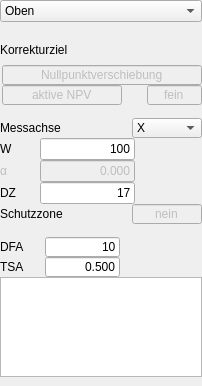
<?xml version="1.0" encoding="UTF-8"?>
<ui version="4.0">
 <class>TP_Steg</class>
 <widget class="QWidget" name="TP_Steg">
  <property name="geometry">
   <rect>
    <x>0</x>
    <y>0</y>
    <width>202</width>
    <height>386</height>
   </rect>
  </property>
  <property name="minimumSize">
   <size>
    <width>0</width>
    <height>0</height>
   </size>
  </property>
  <property name="maximumSize">
   <size>
    <width>270</width>
    <height>16777215</height>
   </size>
  </property>
  <property name="windowTitle">
   <string>Form</string>
  </property>
  <layout class="QVBoxLayout" name="verticalLayout">
   <property name="spacing">
    <number>0</number>
   </property>
   <property name="leftMargin">
    <number>0</number>
   </property>
   <property name="topMargin">
    <number>0</number>
   </property>
   <property name="rightMargin">
    <number>0</number>
   </property>
   <property name="bottomMargin">
    <number>0</number>
   </property>
   <item>
    <widget class="QComboBox" name="comboBox_Frame">
     <item>
      <property name="text">
       <string>Oben</string>
      </property>
     </item>
     <item>
      <property name="text">
       <string>Hinten</string>
      </property>
     </item>
     <item>
      <property name="text">
       <string>Links</string>
      </property>
     </item>
     <item>
      <property name="text">
       <string>Vorne</string>
      </property>
     </item>
     <item>
      <property name="text">
       <string>Rechts</string>
      </property>
     </item>
    </widget>
   </item>
   <item>
    <spacer name="verticalSpacer_2">
     <property name="orientation">
      <enum>Qt::Vertical</enum>
     </property>
     <property name="sizeType">
      <enum>QSizePolicy::Fixed</enum>
     </property>
     <property name="sizeHint" stdset="0">
      <size>
       <width>20</width>
       <height>13</height>
      </size>
     </property>
    </spacer>
   </item>
   <item>
    <widget class="QLabel" name="label_Korrekturziel">
     <property name="maximumSize">
      <size>
       <width>16777215</width>
       <height>30</height>
      </size>
     </property>
     <property name="text">
      <string>Korrekturziel</string>
     </property>
    </widget>
   </item>
   <item>
    <layout class="QHBoxLayout" name="horizontalLayout">
     <property name="spacing">
      <number>0</number>
     </property>
     <item>
      <spacer name="horizontalSpacer_Nullpunktverschiebung">
       <property name="orientation">
        <enum>Qt::Horizontal</enum>
       </property>
       <property name="sizeType">
        <enum>QSizePolicy::Expanding</enum>
       </property>
       <property name="sizeHint" stdset="0">
        <size>
         <width>40</width>
         <height>20</height>
        </size>
       </property>
      </spacer>
     </item>
     <item>
      <widget class="QLineEdit" name="lineEdit_Nullpunkverschiebung">
       <property name="enabled">
        <bool>false</bool>
       </property>
       <property name="minimumSize">
        <size>
         <width>200</width>
         <height>0</height>
        </size>
       </property>
       <property name="maximumSize">
        <size>
         <width>200</width>
         <height>20</height>
        </size>
       </property>
       <property name="text">
        <string>Nullpunktverschiebung</string>
       </property>
       <property name="alignment">
        <set>Qt::AlignCenter</set>
       </property>
      </widget>
     </item>
    </layout>
   </item>
   <item>
    <layout class="QHBoxLayout" name="horizontalLayout_Aktive_NPV">
     <property name="spacing">
      <number>0</number>
     </property>
     <item>
      <spacer name="horizontalSpacer">
       <property name="orientation">
        <enum>Qt::Horizontal</enum>
       </property>
       <property name="sizeType">
        <enum>QSizePolicy::Expanding</enum>
       </property>
       <property name="sizeHint" stdset="0">
        <size>
         <width>40</width>
         <height>20</height>
        </size>
       </property>
      </spacer>
     </item>
     <item>
      <widget class="QLineEdit" name="lineEdit_Aktive_NPV">
       <property name="enabled">
        <bool>false</bool>
       </property>
       <property name="minimumSize">
        <size>
         <width>120</width>
         <height>0</height>
        </size>
       </property>
       <property name="maximumSize">
        <size>
         <width>120</width>
         <height>20</height>
        </size>
       </property>
       <property name="text">
        <string>aktive NPV</string>
       </property>
       <property name="alignment">
        <set>Qt::AlignCenter</set>
       </property>
      </widget>
     </item>
     <item>
      <spacer name="horizontalSpacer_2">
       <property name="orientation">
        <enum>Qt::Horizontal</enum>
       </property>
       <property name="sizeType">
        <enum>QSizePolicy::Fixed</enum>
       </property>
       <property name="sizeHint" stdset="0">
        <size>
         <width>25</width>
         <height>20</height>
        </size>
       </property>
      </spacer>
     </item>
     <item>
      <widget class="QLineEdit" name="lineEdit_Aktive_NPV_2">
       <property name="enabled">
        <bool>false</bool>
       </property>
       <property name="minimumSize">
        <size>
         <width>55</width>
         <height>0</height>
        </size>
       </property>
       <property name="maximumSize">
        <size>
         <width>55</width>
         <height>20</height>
        </size>
       </property>
       <property name="text">
        <string>fein</string>
       </property>
       <property name="alignment">
        <set>Qt::AlignCenter</set>
       </property>
      </widget>
     </item>
    </layout>
   </item>
   <item>
    <spacer name="verticalSpacer">
     <property name="orientation">
      <enum>Qt::Vertical</enum>
     </property>
     <property name="sizeType">
      <enum>QSizePolicy::Fixed</enum>
     </property>
     <property name="sizeHint" stdset="0">
      <size>
       <width>20</width>
       <height>13</height>
      </size>
     </property>
    </spacer>
   </item>
   <item>
    <layout class="QHBoxLayout" name="horizontalLayout_Messachse">
     <property name="spacing">
      <number>2</number>
     </property>
     <item>
      <widget class="QLabel" name="label_Messrichtung">
       <property name="enabled">
        <bool>true</bool>
       </property>
       <property name="minimumSize">
        <size>
         <width>0</width>
         <height>20</height>
        </size>
       </property>
       <property name="maximumSize">
        <size>
         <width>16777215</width>
         <height>20</height>
        </size>
       </property>
       <property name="text">
        <string>Messachse</string>
       </property>
      </widget>
     </item>
     <item>
      <spacer name="horizontalSpacer_3">
       <property name="orientation">
        <enum>Qt::Horizontal</enum>
       </property>
       <property name="sizeHint" stdset="0">
        <size>
         <width>40</width>
         <height>20</height>
        </size>
       </property>
      </spacer>
     </item>
     <item>
      <widget class="QComboBox" name="comboBox_Messachse">
       <property name="minimumSize">
        <size>
         <width>70</width>
         <height>20</height>
        </size>
       </property>
       <property name="maximumSize">
        <size>
         <width>70</width>
         <height>20</height>
        </size>
       </property>
       <item>
        <property name="text">
         <string>X</string>
        </property>
       </item>
       <item>
        <property name="text">
         <string>Y</string>
        </property>
       </item>
      </widget>
     </item>
    </layout>
   </item>
   <item>
    <layout class="QHBoxLayout" name="horizontalLayout_W">
     <property name="spacing">
      <number>0</number>
     </property>
     <item>
      <widget class="QLabel" name="label_W">
       <property name="minimumSize">
        <size>
         <width>40</width>
         <height>20</height>
        </size>
       </property>
       <property name="maximumSize">
        <size>
         <width>16777215</width>
         <height>20</height>
        </size>
       </property>
       <property name="text">
        <string>W</string>
       </property>
      </widget>
     </item>
     <item>
      <widget class="QLineEdit" name="lineEdit_W">
       <property name="minimumSize">
        <size>
         <width>95</width>
         <height>20</height>
        </size>
       </property>
       <property name="maximumSize">
        <size>
         <width>95</width>
         <height>16777215</height>
        </size>
       </property>
       <property name="text">
        <string>100</string>
       </property>
       <property name="alignment">
        <set>Qt::AlignRight|Qt::AlignTrailing|Qt::AlignVCenter</set>
       </property>
      </widget>
     </item>
     <item>
      <spacer name="horizontalSpacer_5">
       <property name="orientation">
        <enum>Qt::Horizontal</enum>
       </property>
       <property name="sizeHint" stdset="0">
        <size>
         <width>40</width>
         <height>20</height>
        </size>
       </property>
      </spacer>
     </item>
    </layout>
   </item>
   <item>
    <layout class="QHBoxLayout" name="horizontalLayout_Alpha">
     <property name="spacing">
      <number>0</number>
     </property>
     <item>
      <widget class="QLabel" name="label_Alpha">
       <property name="enabled">
        <bool>false</bool>
       </property>
       <property name="minimumSize">
        <size>
         <width>40</width>
         <height>20</height>
        </size>
       </property>
       <property name="maximumSize">
        <size>
         <width>16777215</width>
         <height>20</height>
        </size>
       </property>
       <property name="text">
        <string>α</string>
       </property>
      </widget>
     </item>
     <item>
      <widget class="QLineEdit" name="lineEdit_Alpha">
       <property name="enabled">
        <bool>false</bool>
       </property>
       <property name="minimumSize">
        <size>
         <width>75</width>
         <height>20</height>
        </size>
       </property>
       <property name="maximumSize">
        <size>
         <width>95</width>
         <height>16777215</height>
        </size>
       </property>
       <property name="text">
        <string>0.000</string>
       </property>
       <property name="alignment">
        <set>Qt::AlignRight|Qt::AlignTrailing|Qt::AlignVCenter</set>
       </property>
      </widget>
     </item>
     <item>
      <spacer name="horizontalSpacer_10">
       <property name="orientation">
        <enum>Qt::Horizontal</enum>
       </property>
       <property name="sizeHint" stdset="0">
        <size>
         <width>40</width>
         <height>20</height>
        </size>
       </property>
      </spacer>
     </item>
    </layout>
   </item>
   <item>
    <layout class="QHBoxLayout" name="horizontalLayout_DZ">
     <property name="spacing">
      <number>0</number>
     </property>
     <item>
      <widget class="QLabel" name="label_DZ">
       <property name="minimumSize">
        <size>
         <width>40</width>
         <height>20</height>
        </size>
       </property>
       <property name="maximumSize">
        <size>
         <width>16777215</width>
         <height>20</height>
        </size>
       </property>
       <property name="text">
        <string>DZ</string>
       </property>
      </widget>
     </item>
     <item>
      <widget class="QLineEdit" name="lineEdit_DZ">
       <property name="minimumSize">
        <size>
         <width>95</width>
         <height>20</height>
        </size>
       </property>
       <property name="maximumSize">
        <size>
         <width>95</width>
         <height>16777215</height>
        </size>
       </property>
       <property name="text">
        <string>17</string>
       </property>
       <property name="alignment">
        <set>Qt::AlignRight|Qt::AlignTrailing|Qt::AlignVCenter</set>
       </property>
      </widget>
     </item>
     <item>
      <spacer name="horizontalSpacer_6">
       <property name="orientation">
        <enum>Qt::Horizontal</enum>
       </property>
       <property name="sizeHint" stdset="0">
        <size>
         <width>40</width>
         <height>20</height>
        </size>
       </property>
      </spacer>
     </item>
    </layout>
   </item>
   <item>
    <layout class="QHBoxLayout" name="horizontalLayout_Schutzzone">
     <property name="spacing">
      <number>0</number>
     </property>
     <item>
      <widget class="QLabel" name="label_Schutzzone">
       <property name="enabled">
        <bool>true</bool>
       </property>
       <property name="minimumSize">
        <size>
         <width>0</width>
         <height>20</height>
        </size>
       </property>
       <property name="maximumSize">
        <size>
         <width>16777215</width>
         <height>20</height>
        </size>
       </property>
       <property name="text">
        <string>Schutzzone</string>
       </property>
      </widget>
     </item>
     <item>
      <spacer name="horizontalSpacer_7">
       <property name="orientation">
        <enum>Qt::Horizontal</enum>
       </property>
       <property name="sizeType">
        <enum>QSizePolicy::Expanding</enum>
       </property>
       <property name="sizeHint" stdset="0">
        <size>
         <width>25</width>
         <height>20</height>
        </size>
       </property>
      </spacer>
     </item>
     <item>
      <widget class="QLineEdit" name="lineEdit_Schutzzone">
       <property name="enabled">
        <bool>false</bool>
       </property>
       <property name="minimumSize">
        <size>
         <width>70</width>
         <height>0</height>
        </size>
       </property>
       <property name="maximumSize">
        <size>
         <width>70</width>
         <height>20</height>
        </size>
       </property>
       <property name="text">
        <string>nein</string>
       </property>
       <property name="alignment">
        <set>Qt::AlignCenter</set>
       </property>
      </widget>
     </item>
    </layout>
   </item>
   <item>
    <spacer name="verticalSpacer_3">
     <property name="orientation">
      <enum>Qt::Vertical</enum>
     </property>
     <property name="sizeType">
      <enum>QSizePolicy::Fixed</enum>
     </property>
     <property name="sizeHint" stdset="0">
      <size>
       <width>20</width>
       <height>13</height>
      </size>
     </property>
    </spacer>
   </item>
   <item>
    <layout class="QHBoxLayout" name="horizontalLayout_DFA">
     <item>
      <widget class="QLabel" name="label_DFA">
       <property name="minimumSize">
        <size>
         <width>45</width>
         <height>0</height>
        </size>
       </property>
       <property name="maximumSize">
        <size>
         <width>45</width>
         <height>20</height>
        </size>
       </property>
       <property name="text">
        <string>DFA</string>
       </property>
      </widget>
     </item>
     <item>
      <widget class="QLineEdit" name="lineEdit_DFA">
       <property name="maximumSize">
        <size>
         <width>75</width>
         <height>20</height>
        </size>
       </property>
       <property name="text">
        <string>10</string>
       </property>
       <property name="alignment">
        <set>Qt::AlignRight|Qt::AlignTrailing|Qt::AlignVCenter</set>
       </property>
      </widget>
     </item>
     <item>
      <spacer name="horizontalSpacer_DFA">
       <property name="orientation">
        <enum>Qt::Horizontal</enum>
       </property>
       <property name="sizeHint" stdset="0">
        <size>
         <width>40</width>
         <height>20</height>
        </size>
       </property>
      </spacer>
     </item>
    </layout>
   </item>
   <item>
    <layout class="QHBoxLayout" name="horizontalLayout_TSA">
     <item>
      <widget class="QLabel" name="label_TSA">
       <property name="minimumSize">
        <size>
         <width>45</width>
         <height>0</height>
        </size>
       </property>
       <property name="maximumSize">
        <size>
         <width>45</width>
         <height>20</height>
        </size>
       </property>
       <property name="text">
        <string>TSA</string>
       </property>
      </widget>
     </item>
     <item>
      <widget class="QLineEdit" name="lineEdit_TSA">
       <property name="maximumSize">
        <size>
         <width>75</width>
         <height>20</height>
        </size>
       </property>
       <property name="text">
        <string>0.500</string>
       </property>
       <property name="alignment">
        <set>Qt::AlignRight|Qt::AlignTrailing|Qt::AlignVCenter</set>
       </property>
      </widget>
     </item>
     <item>
      <spacer name="horizontalSpacer_TSA">
       <property name="orientation">
        <enum>Qt::Horizontal</enum>
       </property>
       <property name="sizeHint" stdset="0">
        <size>
         <width>40</width>
         <height>20</height>
        </size>
       </property>
      </spacer>
     </item>
    </layout>
   </item>
   <item>
    <widget class="QTextEdit" name="textEdit_Anfahren">
     <property name="minimumSize">
      <size>
       <width>0</width>
       <height>100</height>
      </size>
     </property>
     <property name="maximumSize">
      <size>
       <width>16777215</width>
       <height>100</height>
      </size>
     </property>
     <property name="font">
      <font>
       <family>Lucida Console</family>
      </font>
     </property>
    </widget>
   </item>
  </layout>
 </widget>
 <resources/>
 <connections/>
</ui>
